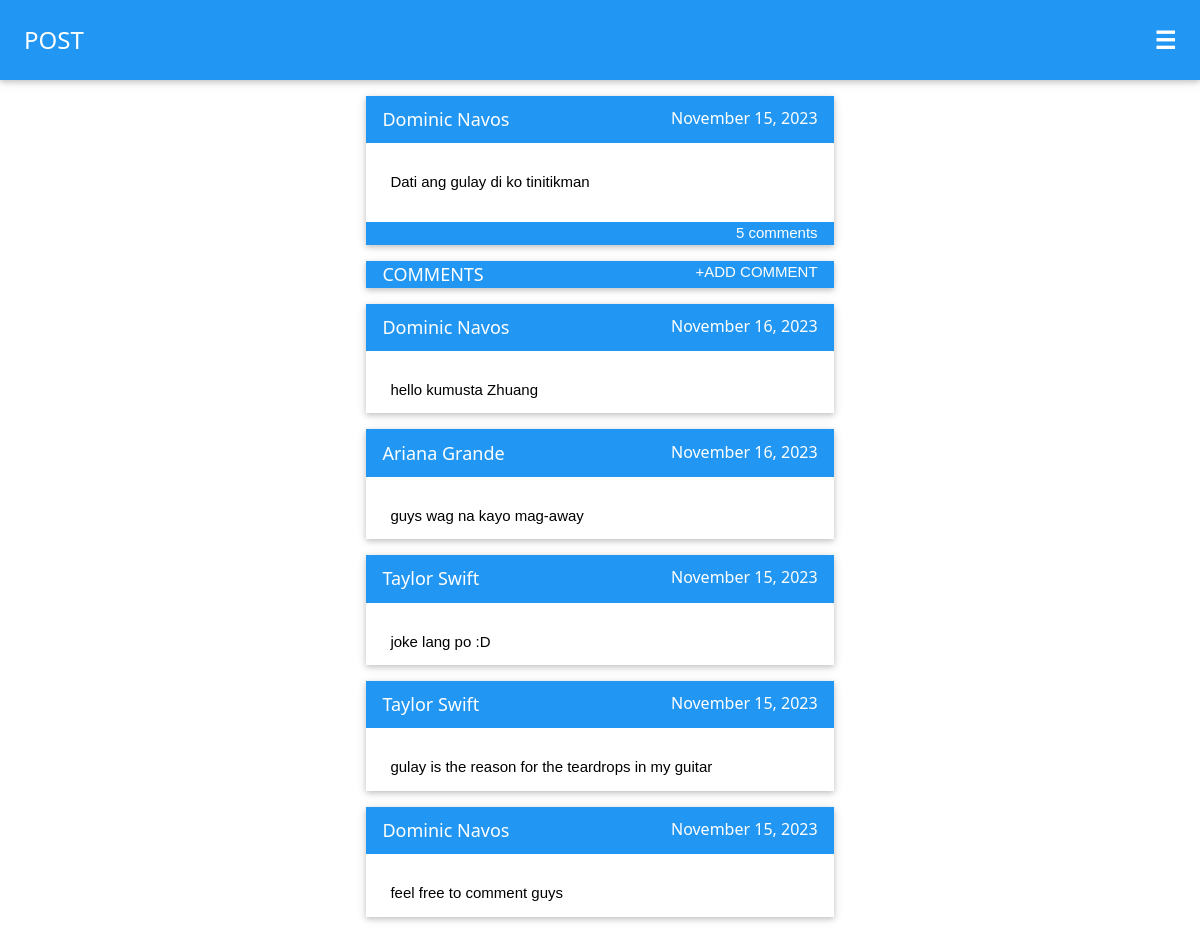
Page /page/post.php?id=5 (signed in) on the committed database.
### tables this page shows
CREATE TABLE `post` (
  `postId` int(11) NOT NULL,
  `userId` int(11) NOT NULL,
  `postContent` text NOT NULL,
  `datePosted` date NOT NULL DEFAULT current_timestamp()
);

CREATE TABLE `users` (
  `userId` int(11) NOT NULL,
  `userFName` text NOT NULL,
  `userLName` text NOT NULL,
  `email` text NOT NULL,
  `password` text NOT NULL
);

CREATE TABLE `comment` (
  `commentId` int(11) NOT NULL,
  `postId` int(11) NOT NULL,
  `userId` int(11) NOT NULL,
  `commentContent` text NOT NULL,
  `dateCommented` date NOT NULL DEFAULT current_timestamp()
);

### util/DbHelper.php (called while the page is built, shortened)
<?php
class DbHelper {
    private $hostname = "127.0.0.1";
    private $username = "root";
    private $password = "";
    private $database = "socmed";
    private $conn;
    public function __construct() {
        $this->conn = new mysqli($this->hostname, $this->username, $this->password, $this->database);
    }
    public function get_a_post($postId) {
        $sql = "SELECT post.postId, users.userFName, users.userLName, post.datePosted, post.postContent, COUNT(comment.postId) AS commentCount
                FROM post
                JOIN users ON post.userId = users.userId
                LEFT JOIN comment ON post.postId = comment.postId
                WHERE post.postId = '$postId'
                GROUP BY post.postId";
        $query = $this->conn->query($sql);
        $row = $query->fetch_assoc();
        return $row;
    }
    public function post_comments($postId) {
        $rows = [];
        $sql = "SELECT comment.commentId, users.userFName, users.userLName, comment.dateCommented, comment.commentContent
                FROM comment
                JOIN users ON comment.userId = users.userId
                WHERE comment.postId = $postId
                ORDER BY comment.commentId DESC";
        $query = $this->conn->query($sql);
        while ($row = $query->fetch_assoc()) {
            $rows[] = $row;
        }
        return $rows;
    }
}

### page/post.php (the view, shortened to what this page needs)
<?php
include "../util/DbHelper.php";
$db = new DbHelper();
$pm = new PromptHandler();
$post = $db->get_a_post($_GET["id"]);
$comments = $db->post_comments($_GET["id"]);
?>
<div class="w3-card-2 w3-margin-bottom" style="width: 40%; margin: auto;">
    <div class="w3-panel w3-blue">
        <span class="w3-right"><h6><?php echo date("F j, Y", strtotime($post["datePosted"])) ?></h6></span>
        <h5><?php echo $post["userFName"] . " " . $post["userLName"] ?></h5>
    </div>
    <div class="w3-padding-large">
        <?php echo $post["postContent"] ?>
    </div>
    <div class="w3-panel w3-blue">
        <span class="w3-right"><?php echo $post["commentCount"] ?> <?php echo ($post["commentCount"] > 1) ? "comments" : "comment" ?></span>
    </div>
</div>
<div class="w3-card-2 w3-blue" style="width: 40%; margin: auto;"><span class="w3-right w3-margin-right" style="cursor: pointer" onclick="displayControl('createComment','block')">+ADD COMMENT</span><h5 class="w3-margin-left">COMMENTS</h5></div>
<?php if($comments != null): ?>
    <?php foreach($comments as $comment): ?>
        <div class="w3-card-2 w3-margin-bottom" style="width: 40%; margin: auto;">
            <div class="w3-panel w3-blue">
                <span class="w3-right"><h6><?php echo date("F j, Y", strtotime($comment["dateCommented"])) ?></h6></span>
                <h5><?php echo $comment["userFName"] . " " . $comment["userLName"] ?></h5>
            </div>
            <div class="w3-padding-large">
                <?php echo $comment["commentContent"] ?>
            </div>
        </div>
    <?php endforeach; ?>
<?php else: ?>
    <span class="w3-display-middle"><?php echo strtoupper($pm->noComment()) ?></span>
<?php endif; ?>
<?php require_once "../shared/Layout.php" ?>

### assets/css/w3.css (style rules this page uses)
html { box-sizing:border-box }
*,*:before,*:after { box-sizing:inherit }
html { -ms-text-size-adjust:100%;-webkit-text-size-adjust:100% }
body { margin:0 }
html,body { font-family:Verdana,sans-serif;font-size:15px;line-height:1.5 }
html { overflow-x:hidden }
h5 { font-size:18px }
h6 { font-size:16px }
h1,h2,h3,h4,h5,h6 { font-family:"Segoe UI",Arial,sans-serif;font-weight:400;margin:10px 0 }
.w3-container:after,.w3-container:before,.w3-panel:after,.w3-panel:before,.w3-row:after,.w3-row:before,.w3-row-padding:after,.w3-row-padding:before, .w3-cell-row:before,.w3-cell-row:after,.w3-clear:after,.w3-clear:before,.w3-bar:before,.w3-bar:after { content:"";display:table;clear:both }
.w3-container,.w3-panel { padding:0.01em 16px }
.w3-panel { margin-top:16px;margin-bottom:16px }
.w3-card,.w3-card-2 { box-shadow:0 2px 5px 0 rgba(0,0,0,0.16),0 2px 10px 0 rgba(0,0,0,0.12) }
.w3-margin-bottom { margin-bottom:16px!important }
.w3-margin-left { margin-left:16px!important }
.w3-margin-right { margin-right:16px!important }
.w3-padding-large { padding:12px 24px!important }
.w3-right { float:right!important }
.w3-blue,.w3-hover-blue:hover { color:#fff!important;background-color:#2196F3!important }

### rows in the picture
post: datePosted "November 15, 2023", userId.userFName "Dominic", userId.userLName "Navos", postContent "Dati ang gulay di ko tinitikman"
comment: dateCommented "November 16, 2023", userId.userFName "Dominic", userId.userLName "Navos", commentContent "hello kumusta Zhuang"
comment: dateCommented "November 16, 2023", userId.userFName "Ariana", userId.userLName "Grande", commentContent "guys wag na kayo mag-away"
comment: dateCommented "November 15, 2023", userId.userFName "Taylor", userId.userLName "Swift", commentContent "joke lang po :D"
comment: dateCommented "November 15, 2023", userId.userFName "Taylor", userId.userLName "Swift", commentContent "gulay is the reason for the teardrops in my guitar"
comment: dateCommented "November 15, 2023", userId.userFName "Dominic", userId.userLName "Navos", commentContent "feel free to comment guys"

### other values in the picture
$title "POST"
$post["commentCount"] "5"
